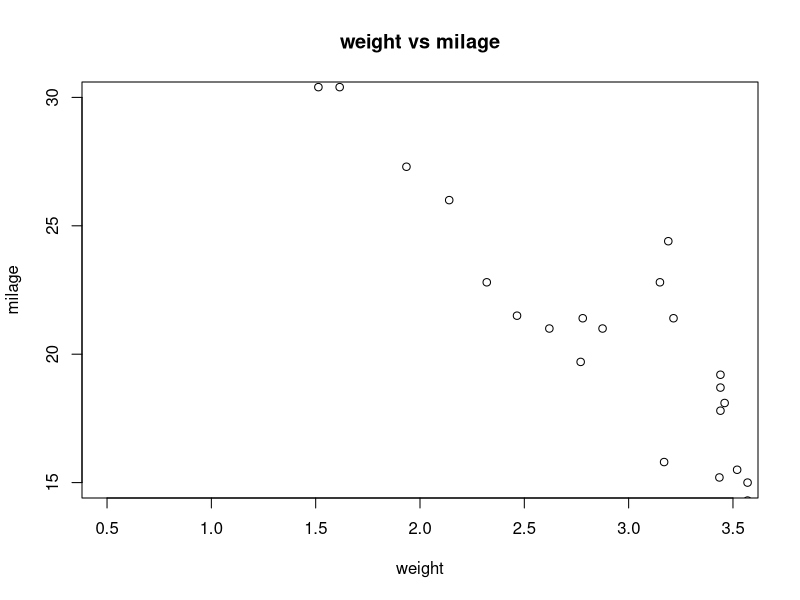

Generate this figure with R:
input<-mtcars[,c('wt','mpg')]
print(head(input))
plot(x=input$wt,y=input$mpg,
     xlab="weight",
     ylab="milage",
     xlim=c(0.5,3.5),
     ylim=c(15,30),
     main="weight vs milage"
     )